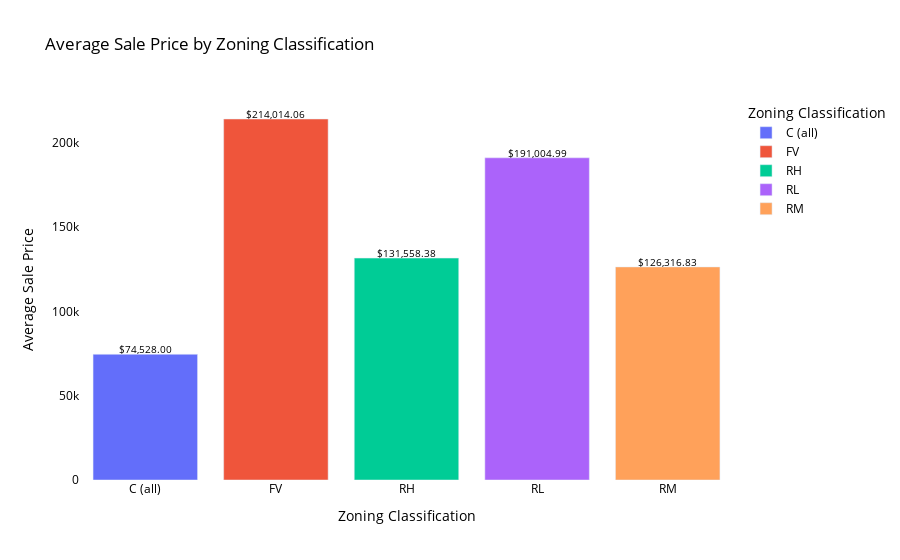

This figure's notebook cell:
### Markdown cell above
1fam building type go for higher prices
The Extra increase in the price of twnhsE building type compared to twnhs shows the End units have higher demand.

### Code cell
import pandas as pd
import plotly.express as px

# Assuming df is your DataFrame containing the dataset

# Group the data by zoning classifications and calculate the average sale price
street_prices = df.groupby('MSZoning')['SalePrice'].mean().reset_index()

# Plot a bar chart
fig = px.bar(street_prices, x='MSZoning', y='SalePrice', color='MSZoning',
             labels={'SalePrice': 'Average Sale Price', 'MSZoning': 'Zoning Classification'},
             title='Average Sale Price by Zoning Classification')
fig.update_layout(
    xaxis_title='Zoning Classification',
    yaxis_title='Average Sale Price',
    plot_bgcolor='rgba(255, 255, 255, 0.9)',  # Change plot background color
    font=dict(color='black')  # Change font color
)

# Add labels of prices above each bar
for i in range(len(street_prices)):
    fig.add_annotation(
        x=street_prices['MSZoning'][i],
        y=street_prices['SalePrice'][i],
        text=f"${street_prices['SalePrice'][i]:,.2f}",
        showarrow=False,
        font=dict(color='black', size=10),
        yshift=5  # Adjust vertical position of the label
    )

fig.show()

### Figure 1 — Plotly figure (JSON) as saved in the notebook; plotly's stock layout.template omitted (floating-point values rounded to 4 significant figures)
{"data": [{"alignmentgroup": "True", "hovertemplate": "Zoning Classification=%{x}<br>Average Sale Price=%{y}<extra></extra>", "legendgroup": "C (all)", "marker": {"color": "#636efa", "pattern": {"shape": ""}}, "name": "C (all)", "offsetgroup": "C (all)", "orientation": "v", "showlegend": true, "textposition": "auto", "type": "bar", "x": ["C (all)"], "xaxis": "x", "y": [74528], "yaxis": "y"}, {"alignmentgroup": "True", "hovertemplate": "Zoning Classification=%{x}<br>Average Sale Price=%{y}<extra></extra>", "legendgroup": "FV", "marker": {"color": "#EF553B", "pattern": {"shape": ""}}, "name": "FV", "offsetgroup": "FV", "orientation": "v", "showlegend": true, "textposition": "auto", "type": "bar", "x": ["FV"], "xaxis": "x", "y": [214000.0], "yaxis": "y"}, {"alignmentgroup": "True", "hovertemplate": "Zoning Classification=%{x}<br>Average Sale Price=%{y}<extra></extra>", "legendgroup": "RH", "marker": {"color": "#00cc96", "pattern": {"shape": ""}}, "name": "RH", "offsetgroup": "RH", "orientation": "v", "showlegend": true, "textposition": "auto", "type": "bar", "x": ["RH"], "xaxis": "x", "y": [131600.0], "yaxis": "y"}, {"alignmentgroup": "True", "hovertemplate": "Zoning Classification=%{x}<br>Average Sale Price=%{y}<extra></extra>", "legendgroup": "RL", "marker": {"color": "#ab63fa", "pattern": {"shape": ""}}, "name": "RL", "offsetgroup": "RL", "orientation": "v", "showlegend": true, "textposition": "auto", "type": "bar", "x": ["RL"], "xaxis": "x", "y": [191000.0], "yaxis": "y"}, {"alignmentgroup": "True", "hovertemplate": "Zoning Classification=%{x}<br>Average Sale Price=%{y}<extra></extra>", "legendgroup": "RM", "marker": {"color": "#FFA15A", "pattern": {"shape": ""}}, "name": "RM", "offsetgroup": "RM", "orientation": "v", "showlegend": true, "textposition": "auto", "type": "bar", "x": ["RM"], "xaxis": "x", "y": [126300.0], "yaxis": "y"}], "layout": {"annotations": [{"font": {"color": "black", "size": 10}, "showarrow": false, "text": "$74,528.00", "x": "C (all)", "y": 74528, "yshift": 5}, {"font": {"color": "black", "size": 10}, "showarrow": false, "text": "$214,014.06", "x": "FV", "y": 214000.0, "yshift": 5}, {"font": {"color": "black", "size": 10}, "showarrow": false, "text": "$131,558.38", "x": "RH", "y": 131600.0, "yshift": 5}, {"font": {"color": "black", "size": 10}, "showarrow": false, "text": "$191,004.99", "x": "RL", "y": 191000.0, "yshift": 5}, {"font": {"color": "black", "size": 10}, "showarrow": false, "text": "$126,316.83", "x": "RM", "y": 126300.0, "yshift": 5}], "barmode": "relative", "font": {"color": "black"}, "legend": {"title": {"text": "Zoning Classification"}, "tracegroupgap": 0}, "plot_bgcolor": "rgba(255, 255, 255, 0.9)", "title": {"text": "Average Sale Price by Zoning Classification"}, "xaxis": {"anchor": "y", "categoryarray": ["C (all)", "FV", "RH", "RL", "RM"], "categoryorder": "array", "domain": [0, 1], "title": {"text": "Zoning Classification"}}, "yaxis": {"anchor": "x", "domain": [0, 1], "title": {"text": "Average Sale Price"}}}}
